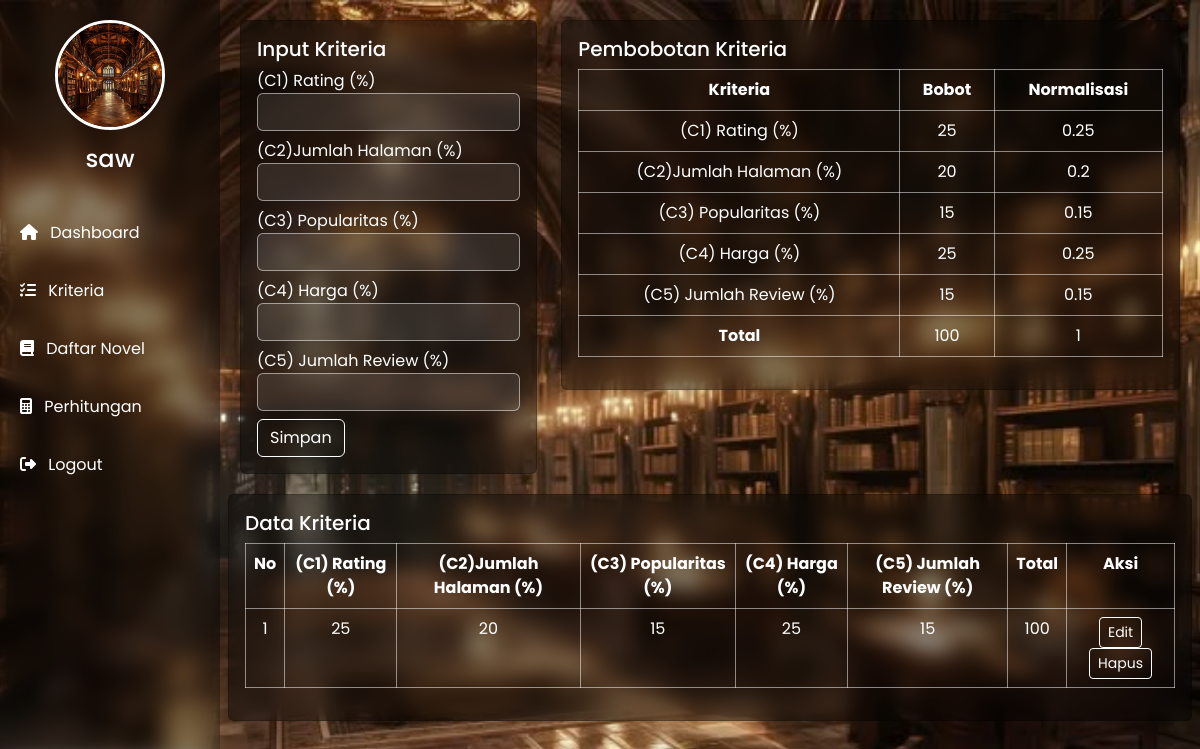
The app's page /kriteria.php (signed in), older data.
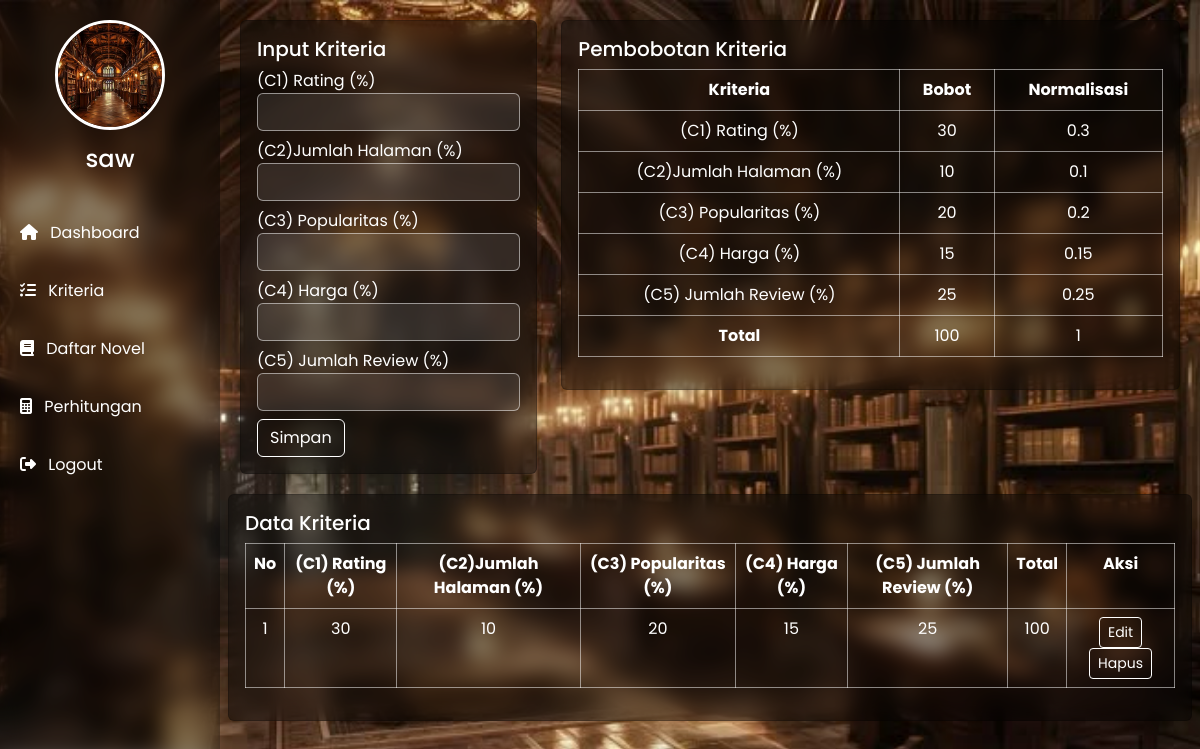
The same page, newer data.
### tables this page shows
CREATE TABLE `tbl_kriteria` (
  `id_kriteria` bigint(10) NOT NULL,
  `C1` text NOT NULL,
  `C2` text NOT NULL,
  `C3` text NOT NULL,
  `C4` text NOT NULL,
  `C5` text NOT NULL,
  `total` text NOT NULL,
  `id_daftar` int(10) NOT NULL
);

### kriteria.php (the view, shortened to what this page needs)
<?php
include "db.php";
$nama_kriteria = [
    1 => "(C1) Rating (%)",
    2 => "(C2)Jumlah Halaman (%)",
    3 => "(C3) Popularitas (%)",
    4 => "(C4) Harga (%)",
    5 => "(C5) Jumlah Review (%)"
];
$data = mysqli_query($koneksi,"SELECT * FROM tbl_kriteria");
$kriterias = [];
while($row=mysqli_fetch_assoc($data)){
    $kriterias[]=$row;
}
$last = end($kriterias);
$bobot = ['C1'=>0,'C2'=>0,'C3'=>0,'C4'=>0,'C5'=>0];
$norm = ['C1'=>0,'C2'=>0,'C3'=>0,'C4'=>0,'C5'=>0];
if ($last) {
    foreach($bobot as $k=>$v){
        $bobot[$k]=$last[$k];
    }
    $total=array_sum($bobot);
    if($total>0){
        foreach($bobot as $k=>$v){
            $norm[$k]=round($v/$total,2);
        }
    }
}
?>
<!DOCTYPE html>
<html>
<head>
    <link href="https://cdn.jsdelivr.net/npm/bootstrap@5.3.3/dist/css/bootstrap.min.css" rel="stylesheet">
    <link href="https://cdnjs.cloudflare.com/ajax/libs/font-awesome/6.4.0/css/all.min.css" rel="stylesheet">
</head>
<body>
    <div class="sidebar">
        <img src="uploads/perpus1.jpeg">
        <h3><?= $_SESSION['username'] ?></h3>
        <a href="dashboard.php"><i class="fas fa-home me-2"></i> Dashboard</a>
        <a href="kriteria.php" class="active"><i class="fas fa-list-check me-2"></i> Kriteria</a>
        <a href="alternatif.php"><i class="fas fa-book me-2"></i> Daftar Novel</a>
        <a href="perhitungan.php"><i class="fas fa-calculator me-2"></i> Perhitungan</a>
        <a href="logout.php"><i class="fas fa-sign-out-alt me-2"></i> Logout</a>
    </div>
    <div class="main">
        <div class="row">
            <div class="col-md-4">
                <div class="card p-3">
                    <?php if(isset($_GET['edit'])):
$id=$_GET['edit'];
$q=mysqli_query($koneksi,"SELECT * FROM tbl_kriteria WHERE id_kriteria='$id'");
$row=mysqli_fetch_assoc($q);
?>
                    <h5>Edit Kriteria</h5>
                    <form method="post">
                        <input type="hidden" name="action" value="update">
                        <input type="hidden" name="id_kriteria" value="<?= $id ?>">
                        <?php for($i=1;$i<=5;$i++): ?>
                        <label><?= $nama_kriteria[$i] ?></label>
                        <input type="number" name="C<?= $i ?>" class="form-control mb-2" value="<?= $row['C'.$i] ?>"
                            required>
                        <?php endfor; ?>
                        <button class="btn btn-primary">Update</button>
                    </form>
                    <?php else: ?>
                    <h5>Input Kriteria</h5>
                    <form method="post">
                        <?php for($i=1;$i<=5;$i++): ?>
                        <label><?= $nama_kriteria[$i] ?></label>
                        <input type="number" name="C<?= $i ?>" class="form-control mb-2" required>
                        <?php endfor; ?>
                        <button class="btn btn-success">Simpan</button>
                    </form>
                    <?php endif; ?>
                </div>
            </div>
            <div class="col-md-8">
                <?php if($last): ?>
                <div class="card p-3">
                    <h5 class="text-success">Pembobotan Kriteria</h5>
                    <table class="table table-bordered text-center">
                        <tr>
                            <th>Kriteria</th>
                            <th>Bobot</th>
                            <th>Normalisasi</th>
                        </tr>
                        <?php for($i=1;$i<=5;$i++): ?>
                        <tr>
                            <td><?= $nama_kriteria[$i] ?></td>
                            <td><?= $bobot['C'.$i] ?></td>
                            <td><?= $norm['C'.$i] ?></td>
                        </tr>
                        <?php endfor; ?>
                        <tr>
                            <td><b>Total</b></td>
                            <td><?= array_sum($bobot) ?></td>
                            <td>1</td>
                        </tr>
                    </table>
                </div>
            </div>
            <?php endif; ?>
            <div class="card p-3">
                <h5>Data Kriteria</h5>
                <table class="table table-bordered text-center">
                    <tr>
                        <th>No</th>
                        <?php for($i=1;$i<=5;$i++): ?>
                        <th><?= $nama_kriteria[$i] ?></th>
                        <?php endfor; ?>
                        <th>Total</th>
                        <th>Aksi</th>
                    </tr>
                    <?php $no=1; foreach($kriterias as $r): ?>
                    <tr>
                        <td><?= $no++ ?></td>
                        <td><?= $r['C1'] ?></td>
                        <td><?= $r['C2'] ?></td>
                        <td><?= $r['C3'] ?></td>
                        <td><?= $r['C4'] ?></td>
                        <td><?= $r['C5'] ?></td>
                        <td><?= $r['total'] ?></td>
                        <td>
                            <a href="?edit=<?= $r['id_kriteria'] ?>" class="btn btn-warning btn-sm">Edit</a>
                            <a href="?hapus=<?= $r['id_kriteria'] ?>" class="btn btn-danger btn-sm">Hapus</a>
                        </td>
                    </tr>
                    <?php endforeach; ?>
                </table>
            </div>
        </div>
    </div>
</body>
</html>

### kriteria.php (style rules this page uses)
body { background: url('uploads/perpus3.jpeg') center/cover no-repeat; font-family: 'Poppins', sans-serif; }
.sidebar { position: fixed; top: 0; left: 0; width: 220px; height: 100vh; background: rgba(0, 0, 0, 0.4); backdrop-filter: blur(10px); padding-top: 20px; display: flex; flex-direction: column; align-items: center; color: #fff; }
.sidebar img { width: 110px; height: 110px; border-radius: 50%; margin-bottom: 15px; object-fit: cover; border: 3px solid #fff; }
.sidebar h3 { margin-bottom: 30px; text-align: center; font-size: 1.5rem; }
.sidebar a { width: 100%; text-align: left; padding: 12px 20px; margin: 5px 0; color: #fff; text-decoration: none; border-radius: 10px; transition: all 0.3s; }
.main { margin-left: 220px; padding: 20px; }
.card { margin-bottom: 20px; box-shadow: 0 5px 20px rgba(0, 0, 0, 0.1); background: rgba(0, 0, 0, 0.4); backdrop-filter: blur(10px); }
.card { color: #fff !important; }
.card h5 { color: #fff !important; }
.table { background: transparent !important; color: #fff !important; }
.table> :not(caption)>*>* { background: transparent !important; color: #fff !important; }
.table tbody td { color: #fff !important; background: transparent !important; }
.table, .table th, .table td { border: 1px solid rgba(255, 255, 255, 0.5) !important; }
.btn { background: transparent !important; color: #fff !important; border: 1px solid #fff !important; transition: 0.3s; }
.form-control { background: rgba(255, 255, 255, 0.1); color: #fff; border: 1px solid rgba(255, 255, 255, 0.5); }

Row changes from the older to the newer data that the page shows:
removed tbl_kriteria: C1 "25", C2 "20", C3 "15", C4 "25", C5 "15", total "100"
added tbl_kriteria: C1 "30", C2 "10", C3 "20", C4 "15", C5 "25", total "100"
Text that changed along with them:
new list line: "(C1) Rating (%) 0.3"
new list line: "(C2)Jumlah Halaman (%) 0.1"
new list line: "(C3) Popularitas (%) 0.2"
new list line: "(C4) Harga (%) 0.15"
new list line: "(C5) Jumlah Review (%) 0.25"
list line gone: "(C1) Rating (%) 0.25"
list line gone: "(C2)Jumlah Halaman (%) 0.2"
list line gone: "(C3) Popularitas (%) 0.15"
list line gone: "(C4) Harga (%) 0.25"
list line gone: "(C5) Jumlah Review (%) 0.15"
